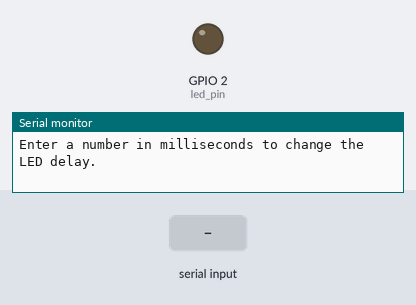
Bench run of a sketch on a simulated ESP32. On the bench: output pins drawn as LEDs (lit = HIGH), the last lines printed to the serial monitor. Dashed ring = blinking. The test bench sets the inputs (shaded band).

Above: at 1.8 s.
1.9 s: "5\n" received over Serial
At 3.2 s:
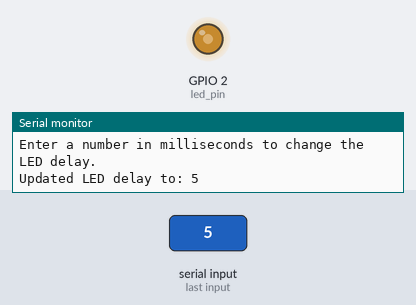
3.5 s: "90,45\n" received over Serial
At 3.72 s:
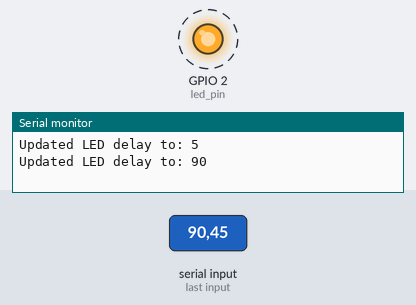
6.5 s: "30,150\n" received over Serial
8.0 s: "90\n" received over Serial
At 8.22 s:
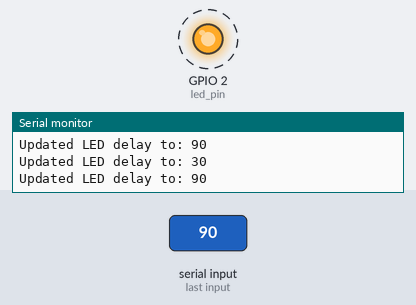
Timing chart, 0 to 12.0 s (numbered marks = the images above; inputs shaded):
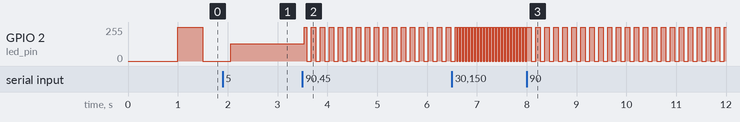

Measured:
- after the input at 3.5 s, GPIO 2 (led_pin): alternates 255/255 for 0.09 s and 0/255 for 0.09 s, starting at once
- after the input at 6.5 s, GPIO 2 (led_pin): alternates 255/255 for 0.03 s and 0/255 for 0.03 s, starting after 0.09 s
- after the input at 8.0 s, GPIO 2 (led_pin): alternates 255/255 for 0.09 s and 0/255 for 0.09 s, starting after 0.09 s

The sketch:

part3_4.ino
```cpp
#include <stdlib.h>
#if CONFIG_FREERTOS_UNICORE
  static const BaseType_t app_cpu = 0;
#else
  static const BaseType_t app_cpu = 1;
#endif

static const int led_pin = 2;
static int led_delay = 500;

//*************************************************
// Tasks

// Task: Blink LED at rate set by global variable
void toggleLED(void *parameter) {
  while (1) {
    digitalWrite(led_pin, HIGH);
    vTaskDelay(led_delay / portTICK_PERIOD_MS);
    digitalWrite(led_pin, LOW);
    vTaskDelay(led_delay / portTICK_PERIOD_MS);
  }
}
// second task to  read the serial
void readSerial(void *parameters) {

  char c;
  char Arr[10];
  int i = 0;

  // Clear whole buffer
  memset(Arr, 0, 10);

  while (1) {

    // Read serial charactersl
    if (Serial.available() > 0) {
      c = Serial.read();

      //If we get a newline character, we should update the delay variable and reset the Array.
      if (c == '\n') {
        led_delay = atoi(Arr);
        Serial.print("Updated LED delay to: ");
        Serial.println(led_delay);
        memset(Arr, 0, 10);
        i = 0;
      } else {

       // This occurs only if the index does not exceed the message limit.
       if (i< 10 - 1) {
         Arr[i] = c;
         i++;
        }
      }
    }
  }
}

void setup() {

  // Configure pin
  pinMode(led_pin, OUTPUT);

  // Configure serial and wait a second
  Serial.begin(115200);
  vTaskDelay(1000 / portTICK_PERIOD_MS);
  Serial.println("Enter a number in milliseconds to change the LED delay.");

  // Start blink task
  xTaskCreatePinnedToCore(  // Use xTaskCreate() in vanilla FreeRTOS
            toggleLED,      // Function to be called
            "Toggle LED",   // Name of task
            1024,           // Stack size (bytes in ESP32, words in FreeRTOS)
            NULL,           // Parameter to pass
            1,              // Task priority
            NULL,           // Task handle
            app_cpu);       // Run on one core for demo purposes (ESP32 only)

  // Start serial read task
  xTaskCreatePinnedToCore(  // Use xTaskCreate() in vanilla FreeRTOS
            readSerial,     // Function to be called
            "Read Serial",  // Name of task
            1024,           // Stack size (bytes in ESP32, words in FreeRTOS)
            NULL,           // Parameter to pass
            1,              // Task priority (must be same to prevent lockup)
            NULL,           // Task handle
            app_cpu);       // Run on one core for demo purposes (ESP32 only)

  vTaskDelete(NULL);
}

void loop() {

}
```
